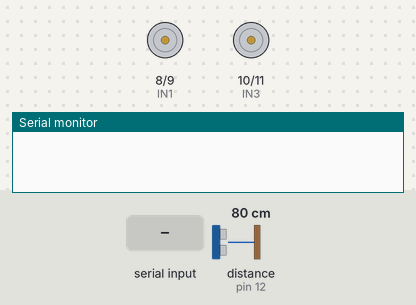
The sketch below on a simulated Arduino Uno, built with avr-gcc and run on an emulated ATmega328P. Shown: motor-driver pin pairs drawn as motors (green arrow = first pin HIGH = forward, orange = second pin HIGH = backward, longer = more drive, scaled by the enable pin), the last lines printed to the serial monitor. The test bench sets the inputs (shaded band); at power-on: distance to the obstacle (sensor on pin 12) 80 cm. The echo pulse lasts 58.3 µs per cm.

Above: at 1.2 s.
1.3 s: "F90\n" received over the second serial link
At 2.1 s:
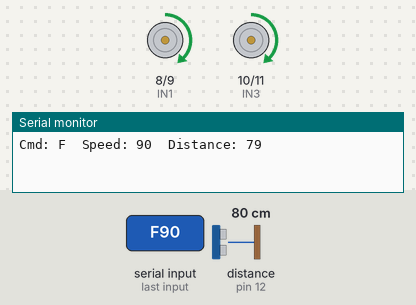
2.8 s: "B90\n" received over the second serial link
At 3.3 s:
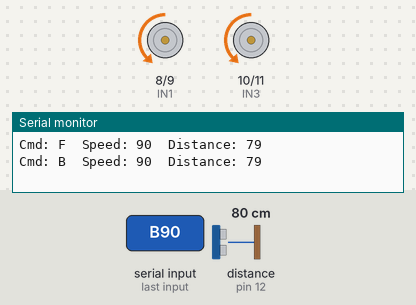
4.3 s: "R90\n" received over the second serial link
At 5.5 s:
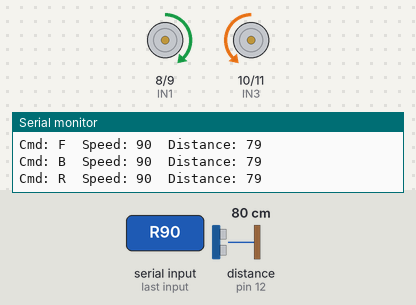
5.8 s: "L90\n" received over the second serial link
At 6.7 s:
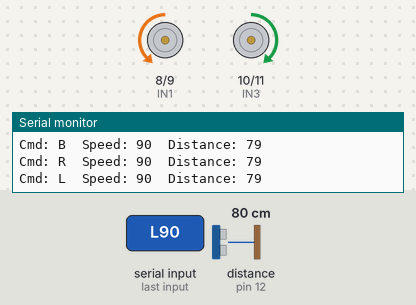
7.3 s: "F,45\n" received over the second serial link
At 7.9 s:
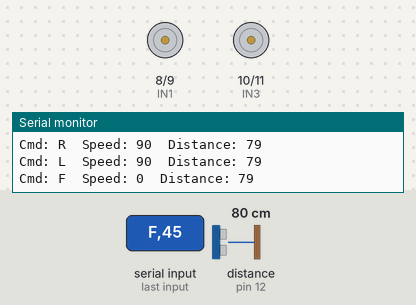
8.8 s: "B,45\n" received over the second serial link
Timing chart, 0 to 11.3 s (numbered marks = the images above; inputs shaded):
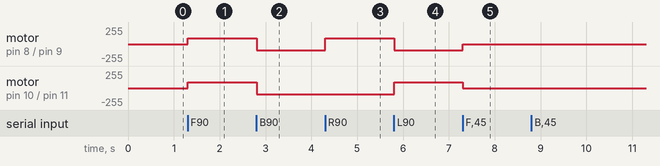

The sketch:

gesture_control_arduino_robotic_drive_system.ino
```cpp
#include <SoftwareSerial.h>
SoftwareSerial BT(2, 3); // RX, TX

// Motor driver pins
int IN1 = 8, IN2 = 9, IN3 = 10, IN4 = 11;
int ENA = 5, ENB = 6;

// Ultrasonic sensor pins
int TRIG = 13, ECHO = 12;

String inputString = "";
bool newData = false;
long duration;
int distance;

// ==================== Setup ====================
void setup() {
  BT.begin(9600);
  Serial.begin(9600);

  pinMode(IN1, OUTPUT);
  pinMode(IN2, OUTPUT);
  pinMode(IN3, OUTPUT);
  pinMode(IN4, OUTPUT);
  pinMode(ENA, OUTPUT);
  pinMode(ENB, OUTPUT);

  pinMode(TRIG, OUTPUT);
  pinMode(ECHO, INPUT);

  stopCar();
}

// ==================== Motor Functions ====================
void forward() {
  digitalWrite(IN1, HIGH);
  digitalWrite(IN2, LOW);
  digitalWrite(IN3, HIGH);
  digitalWrite(IN4, LOW);
}

void backward() {
  digitalWrite(IN1, LOW);
  digitalWrite(IN2, HIGH);
  digitalWrite(IN3, LOW);
  digitalWrite(IN4, HIGH);
}

void right() {
  // Right turn — left motor forward, right motor backward
  digitalWrite(IN1, HIGH);
  digitalWrite(IN2, LOW);
  digitalWrite(IN3, LOW);
  digitalWrite(IN4, HIGH);
}

void left() {
  // Left turn — left motor backward, right motor forward
  digitalWrite(IN1, LOW);
  digitalWrite(IN2, HIGH);
  digitalWrite(IN3, HIGH);
  digitalWrite(IN4, LOW);
}

void stopCar()  {
  digitalWrite(IN1, LOW);
  digitalWrite(IN2, LOW);
  digitalWrite(IN3, LOW);
  digitalWrite(IN4, LOW);
}

// ==================== Ultrasonic Function ====================
int getDistance() {
  digitalWrite(TRIG, LOW);
  delayMicroseconds(2);
  digitalWrite(TRIG, HIGH);
  delayMicroseconds(10);
  digitalWrite(TRIG, LOW);
  duration = pulseIn(ECHO, HIGH);
  int distance = duration * 0.034 / 2; // convert to cm
  return distance;
}

// ==================== Main Loop ====================
void loop() {
  // Read characters until newline
  while (BT.available()) {
    char c = BT.read();
    if (c == '\n') {
      newData = true;
      break;
    } else {
      inputString += c;
    }
  }

  if (newData) {
    newData = false;
    int obstacleDist = getDistance();

    if (inputString.length() >= 2) {
      char cmd = inputString.charAt(0);
      int speedVal = inputString.substring(1).toInt();
      speedVal = constrain(speedVal, 0, 255);

      Serial.print("Cmd: "); Serial.print(cmd);
      Serial.print("  Speed: "); Serial.print(speedVal);
      Serial.print("  Distance: "); Serial.println(obstacleDist);

      analogWrite(ENA, speedVal);
      analogWrite(ENB, speedVal);

      // ===== Obstacle Handling =====
      if (obstacleDist < 15 && cmd == 'F') {
        Serial.println("Obstacle Detected! Stopping...");
        stopCar();
        delay(200);
        backward();        // move back for a bit
        delay(400);
        stopCar();
      }
      else {
        if (cmd == 'F' && obstacleDist >= 15) forward();
        else if (cmd == 'B') backward();
        else if (cmd == 'R') right();
        else if (cmd == 'L') left();
        else stopCar();
      }
    }

    inputString = ""; // clear buffer
  }
}
```

Measured:
- after the input at 1.3 s, motor on pin 8 (IN1) / pin 9 (IN2), motor on pin 10 (IN3) / pin 11 (IN4): stopped → forward 90/255 at once
- after the input at 2.8 s, motor on pin 8 (IN1) / pin 9 (IN2), motor on pin 10 (IN3) / pin 11 (IN4): forward 90/255 → backward 90/255 at once
- after the input at 4.3 s, motor on pin 8 (IN1) / pin 9 (IN2): backward 90/255 → forward 90/255 at once
- after the input at 5.8 s, motor on pin 8 (IN1) / pin 9 (IN2): forward 90/255 → backward 90/255 at once; motor on pin 10 (IN3) / pin 11 (IN4): backward 90/255 → forward 90/255 at once
- after the input at 7.3 s, motor on pin 8 (IN1) / pin 9 (IN2): backward 90/255 → stopped at once; motor on pin 10 (IN3) / pin 11 (IN4): forward 90/255 → stopped at once
